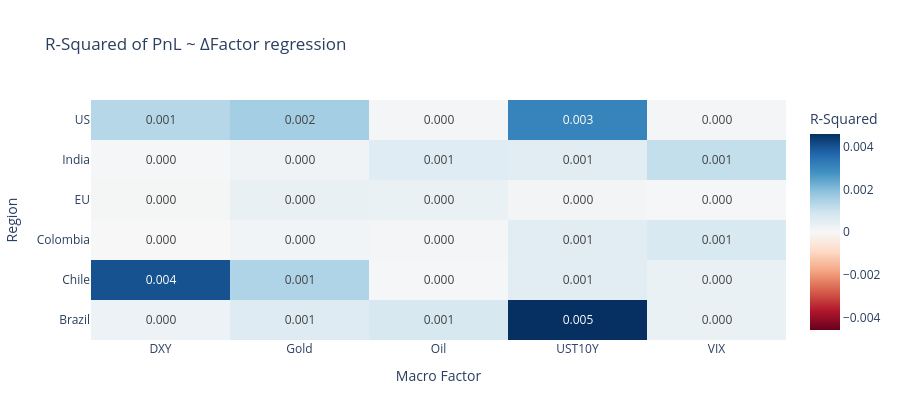

Source (notebook cell):
### Code cell
plot_beta_heatmap(reg_summary, value_col='R-Squared').show()

### Figure 1 — Plotly figure (JSON) as saved in the notebook; plotly's stock layout.template omitted (floating-point values rounded to 4 significant figures)
{"data": [{"colorbar": {"title": {"text": "R-Squared"}}, "colorscale": [[0, "rgb(103,0,31)"], [0.1, "rgb(178,24,43)"], [0.2, "rgb(214,96,77)"], [0.3, "rgb(244,165,130)"], [0.4, "rgb(253,219,199)"], [0.5, "rgb(247,247,247)"], [0.6, "rgb(209,229,240)"], [0.7, "rgb(146,197,222)"], [0.8, "rgb(67,147,195)"], [0.9, "rgb(33,102,172)"], [1, "rgb(5,48,97)"]], "text": [["0.000", "0.001", "0.001", "0.005", "0.000"], ["0.004", "0.001", "0.000", "0.001", "0.000"], ["0.000", "0.000", "0.000", "0.001", "0.001"], ["0.000", "0.000", "0.000", "0.000", "0.000"], ["0.000", "0.000", "0.001", "0.001", "0.001"], ["0.001", "0.002", "0.000", "0.003", "0.000"]], "texttemplate": "%{text}", "type": "heatmap", "x": ["DXY", "Gold", "Oil", "UST10Y", "VIX"], "y": ["Brazil", "Chile", "Colombia", "EU", "India", "US"], "z": [[0.000271, 0.0006029, 0.0007751, 0.00459, 0.0003167], [0.004021, 0.001392, 4.27e-05, 0.0005272, 0.0003194], [7.467e-06, 0.000146, 0.0001022, 0.0005434, 0.0007243], [6.972e-05, 0.0003329, 0.000309, 0.0001296, 5.489e-05], [5.257e-05, 0.0002012, 0.0005519, 0.000528, 0.001101], [0.001322, 0.001582, 9.746e-05, 0.003083, 8.557e-05]], "zmax": 0.00459, "zmid": 0, "zmin": -0.00459}], "layout": {"height": 420, "title": {"text": "R-Squared of PnL ~ ΔFactor regression"}, "width": 900, "xaxis": {"title": {"text": "Macro Factor"}}, "yaxis": {"title": {"text": "Region"}}}}
